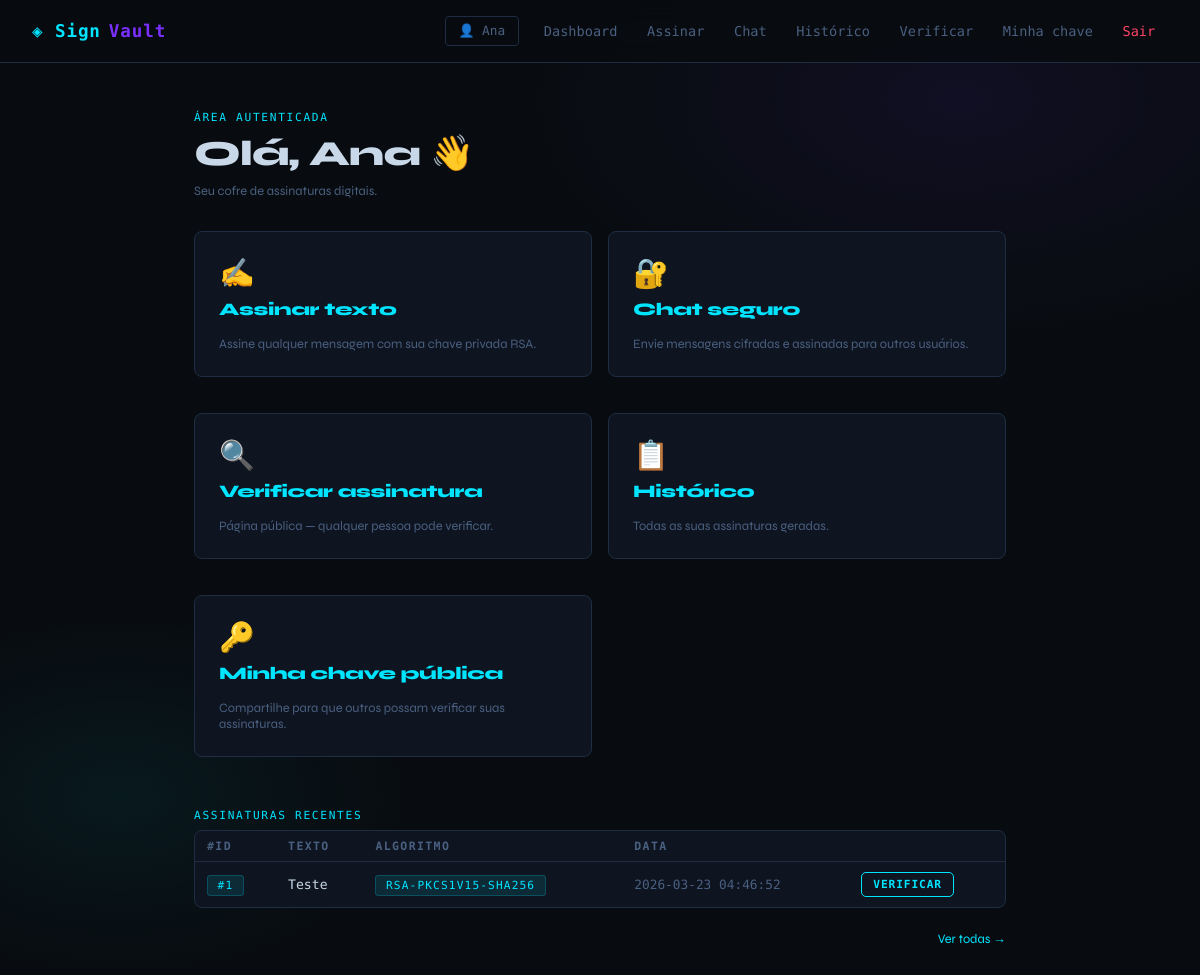
/dashboard (signed in), run on an earlier commit of the app's database.
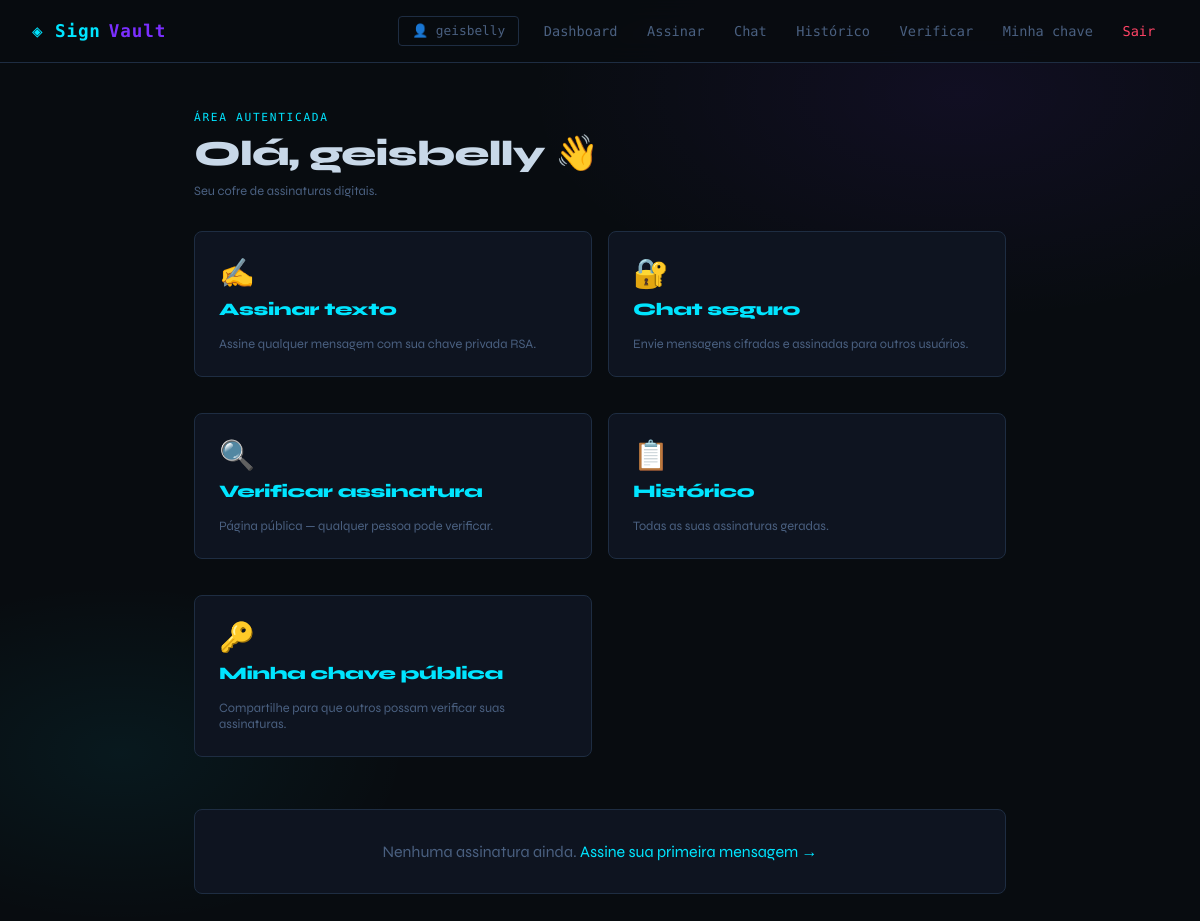
And on a later commit of the database.
### tables this page shows
CREATE TABLE assinaturas (
                id INTEGER PRIMARY KEY AUTOINCREMENT,
                usuario_id INTEGER NOT NULL,
                texto TEXT NOT NULL,
                hash_texto TEXT NOT NULL,
                assinatura TEXT NOT NULL,
                algoritmo TEXT NOT NULL DEFAULT 'RSA-PKCS1v15-SHA256',
                criado_em TEXT NOT NULL,
                FOREIGN KEY(usuario_id) REFERENCES usuarios(id)
            );

### app.py (the view)
@app.route("/dashboard")
def dashboard():
    if not login_required():
        return redirect("/login")
    db = get_db()
    assinaturas = db.execute(
        "SELECT * FROM assinaturas WHERE usuario_id=? ORDER BY id DESC LIMIT 5",
        (session["user_id"],)
    ).fetchall()
    return render_template("dashboard.html", assinaturas=assinaturas)

### app.py (called while the page is built)
@app.teardown_appcontext
def close_connection(exception):
    db = getattr(g, "_database", None)
    if db is not None:
        db.close()

def login_required():
    return "user_id" in session

### database.py (called while the page is built)
def get_db():
    db = getattr(g, "_database", None)
    if db is None:
        db = g._database = sqlite3.connect(DATABASE)
        db.row_factory = sqlite3.Row
    return db

### templates/dashboard.html (shortened to what this page needs)
{% extends "base.html" %}
{% block content %}
<div class="tag">Área autenticada</div>
<h1>Olá, {{ session["user_nome"] }} 👋</h1>
<p class="muted small" style="margin-bottom: 2rem;">Seu cofre de assinaturas digitais.</p>
<div class="grid2" style="margin-bottom: 2rem;">
    <a href="/sign" class="card" style="text-decoration:none; cursor:pointer;">
        <div style="font-size:1.8rem; margin-bottom:0.5rem;">✍️</div>
        <h3>Assinar texto</h3>
        <p class="muted small">Assine qualquer mensagem com sua chave privada RSA.</p>
    </a>
    <a href="/chat" class="card" style="text-decoration:none; cursor:pointer;">
        <div style="font-size:1.8rem; margin-bottom:0.5rem;">🔐</div>
        <h3>Chat seguro</h3>
        <p class="muted small">Envie mensagens cifradas e assinadas para outros usuários.</p>
    </a>
    <a href="/verify" class="card" style="text-decoration:none; cursor:pointer;">
        <div style="font-size:1.8rem; margin-bottom:0.5rem;">🔍</div>
        <h3>Verificar assinatura</h3>
        <p class="muted small">Página pública — qualquer pessoa pode verificar.</p>
    </a>
    <a href="/history" class="card" style="text-decoration:none; cursor:pointer;">
        <div style="font-size:1.8rem; margin-bottom:0.5rem;">📋</div>
        <h3>Histórico</h3>
        <p class="muted small">Todas as suas assinaturas geradas.</p>
    </a>
    <a href="/mykey" class="card" style="text-decoration:none; cursor:pointer;">
        <div style="font-size:1.8rem; margin-bottom:0.5rem;">🔑</div>
        <h3>Minha chave pública</h3>
        <p class="muted small">Compartilhe para que outros possam verificar suas assinaturas.</p>
    </a>
</div>
{% if assinaturas %}
<div class="tag">Assinaturas recentes</div>
<div class="card" style="padding:0; overflow:hidden;">
<table>
    <thead>
        <tr>
            <th>#ID</th>
            <th>Texto</th>
            <th>Algoritmo</th>
            <th>Data</th>
            <th></th>
        </tr>
    </thead>
    <tbody>
    {% for s in assinaturas %}
        <tr>
            <td><span class="badge badge-info">#{{ s.id }}</span></td>
            <td style="max-width:250px; overflow:hidden; text-overflow:ellipsis; white-space:nowrap;">{{ s.texto }}</td>
            <td><span class="badge badge-info">{{ s.algoritmo }}</span></td>
            <td class="muted small">{{ s.criado_em }}</td>
            <td><a href="/verify/{{ s.id }}" class="btn btn-secondary" style="padding:0.3rem 0.7rem; font-size:0.7rem;">Verificar</a></td>
        </tr>
    {% endfor %}
    </tbody>
</table>
</div>
<p style="text-align:right; margin-top:0.5rem;"><a href="/history" class="small">Ver todas →</a></p>
{% else %}
<div class="card" style="text-align:center; padding: 2rem;">
    <p class="muted">Nenhuma assinatura ainda. <a href="/sign">Assine sua primeira mensagem →</a></p>
</div>
{% endif %}
{% endblock %}

What changed in the data, as far as the page shows it:
removed assinaturas: id "1", texto "Teste", algoritmo "RSA-PKCS1V15-SHA256", criado_em "2026-03-23 04:46:52"
Also different on the page:
{{ session["user_nome"] }}: "Ana" → "geisbelly"
text no longer shown: "ASSINATURAS RECENTES #ID TEXTO ALGORITMO DATA Ver todas →"
text now shown: "Nenhuma assinatura ainda. Assine sua primeira mensagem →"
